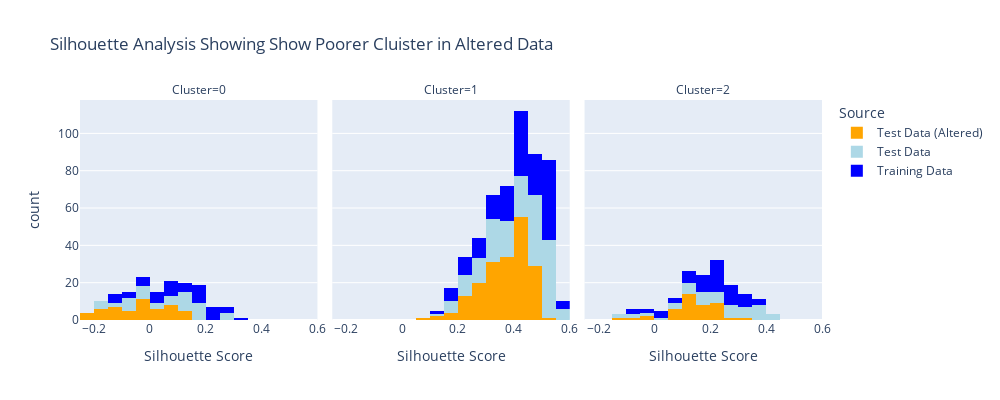

Write notebook code for a chart like this one.
### Code cell
px.histogram(to_plot,  x ='Silhouette Score', facet_col='Cluster', color='Source', title=title, width=1000, height=400, color_discrete_map=source_dict)

### Figure 1 — Plotly figure (JSON) as saved in the notebook; plotly's stock layout.template omitted (floating-point values rounded to 4 significant figures; data arrays with more than 128 entries replaced by an {"elided": "..."} marker saying what was removed)
{"data": [{"alignmentgroup": "True", "bingroup": "x", "hovertemplate": "Source=Test Data (Altered)<br>Cluster=0<br>Silhouette Score=%{x}<br>count=%{y}<extra></extra>", "legendgroup": "Test Data (Altered)", "marker": {"color": "orange", "pattern": {"shape": ""}}, "name": "Test Data (Altered)", "offsetgroup": "Test Data (Altered)", "orientation": "v", "showlegend": true, "type": "histogram", "x": [-0.2388, -0.2307, -0.2271, -0.2172, -0.1985, -0.1907, -0.1742, -0.168, -0.1645, -0.162, -0.1377, -0.132, -0.1174, -0.1093, -0.107, -0.1053, -0.1009, -0.09482, -0.07501, -0.07275, -0.06605, -0.06097, -0.04364, -0.04299, -0.04144, -0.04073, -0.03832, -0.03796, -0.02967, -0.02614, -0.02105, -0.01985, -0.01358, 0.001542, 0.008904, 0.009292, 0.02685, 0.04455, 0.04798, 0.05839, 0.06094, 0.08208, 0.08422, 0.08437, 0.08568, 0.09117, 0.09382, 0.1061, 0.1082, 0.1084, 0.1174, 0.1202], "xaxis": "x", "yaxis": "y"}, {"alignmentgroup": "True", "bingroup": "x", "hovertemplate": "Source=Test Data (Altered)<br>Cluster=1<br>Silhouette Score=%{x}<br>count=%{y}<extra></extra>", "legendgroup": "Test Data (Altered)", "marker": {"color": "orange", "pattern": {"shape": ""}}, "name": "Test Data (Altered)", "offsetgroup": "Test Data (Altered)", "orientation": "v", "showlegend": false, "type": "histogram", "x": {"elided": "190 float values"}, "xaxis": "x2", "yaxis": "y2"}, {"alignmentgroup": "True", "bingroup": "x", "hovertemplate": "Source=Test Data (Altered)<br>Cluster=2<br>Silhouette Score=%{x}<br>count=%{y}<extra></extra>", "legendgroup": "Test Data (Altered)", "marker": {"color": "orange", "pattern": {"shape": ""}}, "name": "Test Data (Altered)", "offsetgroup": "Test Data (Altered)", "orientation": "v", "showlegend": false, "type": "histogram", "x": [-0.1216, -0.05083, -0.04835, -0.02245, 0.06931, 0.0737, 0.07847, 0.08084, 0.09741, 0.09954, 0.1012, 0.1034, 0.1034, 0.1076, 0.1143, 0.1162, 0.1235, 0.1322, 0.1343, 0.1374, 0.1423, 0.1432, 0.1476, 0.1488, 0.1538, 0.1709, 0.1768, 0.1797, 0.1873, 0.1897, 0.1902, 0.1983, 0.2061, 0.2076, 0.2098, 0.21, 0.2125, 0.2142, 0.216, 0.2175, 0.2389, 0.2775, 0.3147], "xaxis": "x3", "yaxis": "y3"}, {"alignmentgroup": "True", "bingroup": "x", "hovertemplate": "Source=Test Data<br>Cluster=0<br>Silhouette Score=%{x}<br>count=%{y}<extra></extra>", "legendgroup": "Test Data", "marker": {"color": "lightblue", "pattern": {"shape": ""}}, "name": "Test Data", "offsetgroup": "Test Data", "orientation": "v", "showlegend": true, "type": "histogram", "x": [-0.1776, -0.1752, -0.1721, -0.1511, -0.1329, -0.1225, -0.08387, -0.07839, -0.06621, -0.06612, -0.06254, -0.05222, -0.0509, -0.03857, -0.03637, -0.01281, -0.01204, -0.001811, -0.0005597, -0.0003145, 0.02234, 0.04222, 0.0441, 0.05326, 0.08228, 0.08569, 0.09372, 0.09715, 0.1012, 0.1018, 0.1029, 0.1141, 0.118, 0.1216, 0.1265, 0.1289, 0.1339, 0.1372, 0.1503, 0.1564, 0.1615, 0.1701, 0.1778, 0.1807, 0.1837, 0.1958, 0.2, 0.2596, 0.2598, 0.2632, 0.2953], "xaxis": "x", "yaxis": "y"}, {"alignmentgroup": "True", "bingroup": "x", "hovertemplate": "Source=Test Data<br>Cluster=1<br>Silhouette Score=%{x}<br>count=%{y}<extra></extra>", "legendgroup": "Test Data", "marker": {"color": "lightblue", "pattern": {"shape": ""}}, "name": "Test Data", "offsetgroup": "Test Data", "orientation": "v", "showlegend": false, "type": "histogram", "x": {"elided": "181 float values"}, "xaxis": "x2", "yaxis": "y2"}, {"alignmentgroup": "True", "bingroup": "x", "hovertemplate": "Source=Test Data<br>Cluster=2<br>Silhouette Score=%{x}<br>count=%{y}<extra></extra>", "legendgroup": "Test Data", "marker": {"color": "lightblue", "pattern": {"shape": ""}}, "name": "Test Data", "offsetgroup": "Test Data", "orientation": "v", "showlegend": false, "type": "histogram", "x": [-0.1137, -0.1034, -0.09753, -0.09236, -0.04204, -0.01582, 0.008776, 0.06726, 0.08662, 0.08946, 0.1003, 0.1012, 0.1032, 0.132, 0.1386, 0.1403, 0.1569, 0.1589, 0.1608, 0.18, 0.1864, 0.1881, 0.1977, 0.2008, 0.216, 0.2327, 0.2334, 0.2377, 0.2445, 0.2665, 0.2708, 0.2709, 0.2795, 0.2868, 0.2957, 0.2992, 0.3056, 0.3167, 0.3204, 0.3348, 0.3352, 0.3393, 0.3563, 0.3657, 0.366, 0.3702, 0.3709, 0.3764, 0.3851, 0.3948, 0.4023, 0.4059, 0.4156], "xaxis": "x3", "yaxis": "y3"}, {"alignmentgroup": "True", "bingroup": "x", "hovertemplate": "Source=Training Data<br>Cluster=0<br>Silhouette Score=%{x}<br>count=%{y}<extra></extra>", "legendgroup": "Training Data", "marker": {"color": "blue", "pattern": {"shape": ""}}, "name": "Training Data", "offsetgroup": "Training Data", "orientation": "v", "showlegend": true, "type": "histogram", "x": [-0.1368, -0.1322, -0.1306, -0.1135, -0.1044, -0.0945, -0.06373, -0.06073, -0.02813, -0.02419, -0.008793, -0.005394, -0.001107, 0.01337, 0.01491, 0.01551, 0.02953, 0.04143, 0.04865, 0.05653, 0.06672, 0.06959, 0.07392, 0.07538, 0.07764, 0.08116, 0.094, 0.115, 0.1331, 0.1348, 0.1355, 0.1388, 0.1596, 0.1631, 0.1666, 0.1676, 0.1706, 0.1711, 0.1733, 0.1813, 0.1855, 0.1992, 0.2011, 0.2071, 0.2115, 0.2117, 0.2152, 0.2207, 0.2238, 0.2674, 0.2846, 0.2875, 0.3175], "xaxis": "x", "yaxis": "y"}, {"alignmentgroup": "True", "bingroup": "x", "hovertemplate": "Source=Training Data<br>Cluster=1<br>Silhouette Score=%{x}<br>count=%{y}<extra></extra>", "legendgroup": "Training Data", "marker": {"color": "blue", "pattern": {"shape": ""}}, "name": "Training Data", "offsetgroup": "Training Data", "orientation": "v", "showlegend": false, "type": "histogram", "x": {"elided": "166 float values"}, "xaxis": "x2", "yaxis": "y2"}, {"alignmentgroup": "True", "bingroup": "x", "hovertemplate": "Source=Training Data<br>Cluster=2<br>Silhouette Score=%{x}<br>count=%{y}<extra></extra>", "legendgroup": "Training Data", "marker": {"color": "blue", "pattern": {"shape": ""}}, "name": "Training Data", "offsetgroup": "Training Data", "orientation": "v", "showlegend": false, "type": "histogram", "x": [-0.09293, -0.09174, -0.07164, -0.04671, -0.0122, 0.01023, 0.02097, 0.04717, 0.04738, 0.06109, 0.06294, 0.09471, 0.1027, 0.1127, 0.1224, 0.1318, 0.1371, 0.1483, 0.1513, 0.1661, 0.1684, 0.1726, 0.1855, 0.1871, 0.1875, 0.1912, 0.1993, 0.2024, 0.2046, 0.2166, 0.2209, 0.2218, 0.2222, 0.2253, 0.2263, 0.2272, 0.2291, 0.2344, 0.2344, 0.2435, 0.2436, 0.2451, 0.2473, 0.2474, 0.2527, 0.2558, 0.2576, 0.2618, 0.2684, 0.2695, 0.2791, 0.2842, 0.2911, 0.2915, 0.2999, 0.3005, 0.3015, 0.3018, 0.3031, 0.325, 0.329, 0.3467, 0.3639, 0.3732, 0.3845], "xaxis": "x3", "yaxis": "y3"}], "layout": {"annotations": [{"font": {}, "showarrow": false, "text": "Cluster=0", "x": 0.16, "xanchor": "center", "xref": "paper", "y": 1, "yanchor": "bottom", "yref": "paper"}, {"font": {}, "showarrow": false, "text": "Cluster=1", "x": 0.5, "xanchor": "center", "xref": "paper", "y": 1, "yanchor": "bottom", "yref": "paper"}, {"font": {}, "showarrow": false, "text": "Cluster=2", "x": 0.84, "xanchor": "center", "xref": "paper", "y": 1, "yanchor": "bottom", "yref": "paper"}], "barmode": "relative", "height": 400, "legend": {"title": {"text": "Source"}, "tracegroupgap": 0}, "title": {"text": "Silhouette Analysis Showing Show Poorer Cluister in Altered Data"}, "width": 1000, "xaxis": {"anchor": "y", "autorange": true, "domain": [0, 0.32], "range": [-0.25, 0.6], "title": {"text": "Silhouette Score"}, "type": "linear"}, "xaxis2": {"anchor": "y2", "autorange": true, "domain": [0.34, 0.66], "matches": "x", "range": [-0.25, 0.6], "title": {"text": "Silhouette Score"}, "type": "linear"}, "xaxis3": {"anchor": "y3", "autorange": true, "domain": [0.68, 1.0], "matches": "x", "range": [-0.25, 0.6], "title": {"text": "Silhouette Score"}, "type": "linear"}, "yaxis": {"anchor": "x", "autorange": true, "domain": [0, 1], "range": [0, 117.9], "title": {"text": "count"}}, "yaxis2": {"anchor": "x2", "autorange": true, "domain": [0, 1], "matches": "y", "range": [0, 117.9], "showticklabels": false}, "yaxis3": {"anchor": "x3", "autorange": true, "domain": [0, 1], "matches": "y", "range": [0, 117.9], "showticklabels": false}}}
